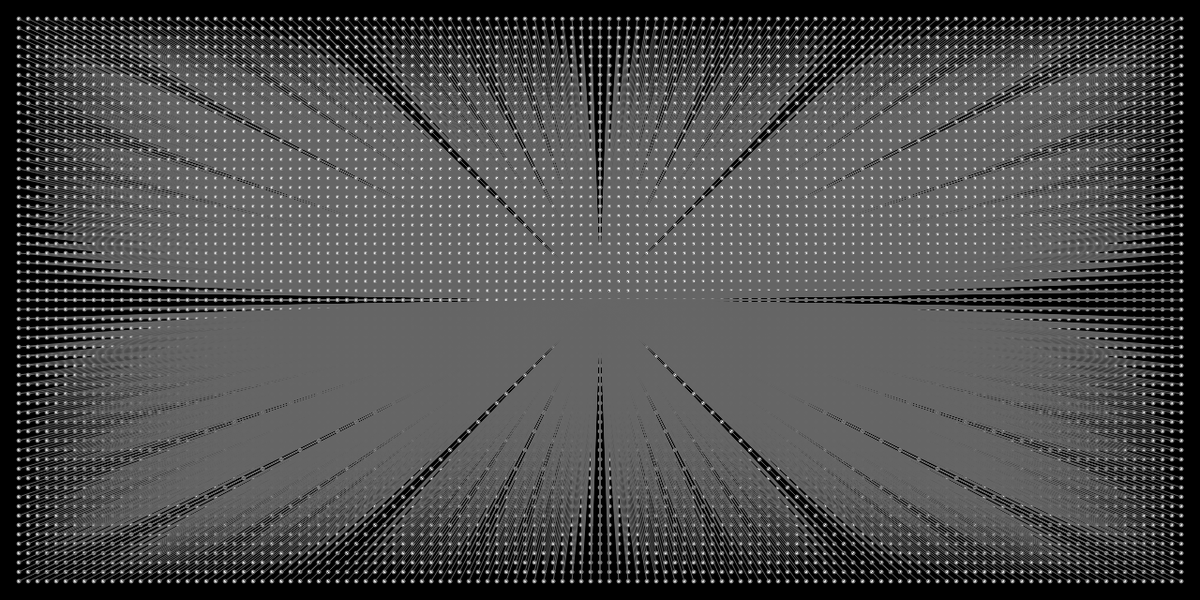
Frame 1 (no input)
Frame 60 (no input): identical to frame 1, image omitted
Frame 120 (the mouse pressed at the canvas centre since frame 60): identical to frame 1, image omitted

The p5.js sketch that drew this single still picture (run headless with seeded random() and noise() and a simulated clock; from frame 60 on, the mouse is pressed at the canvas centre):

// p5.js sketch
// ── sketch.js
function setup() {
  createCanvas(1280, 640);
  fill(255);
  stroke(102);
}

function draw() {
  background(0);
  for (var y = 20; y <= height - 20; y += 10) {
    for (var x = 20; x <= width - 20; x += 10) {
      ellipse(x, y, 4, 4);
      // Dibuja una línea al centro de la imagen
      line(x, y, 640, 320);
    }
  }
}
